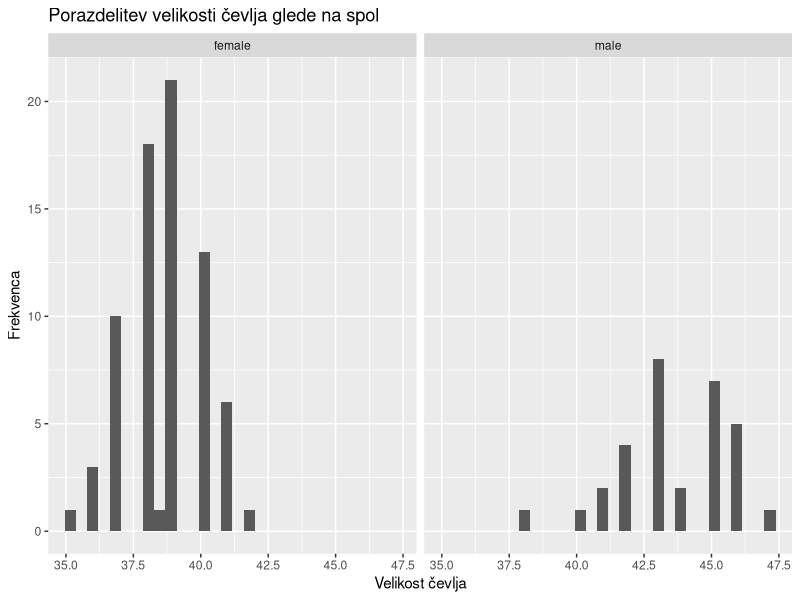
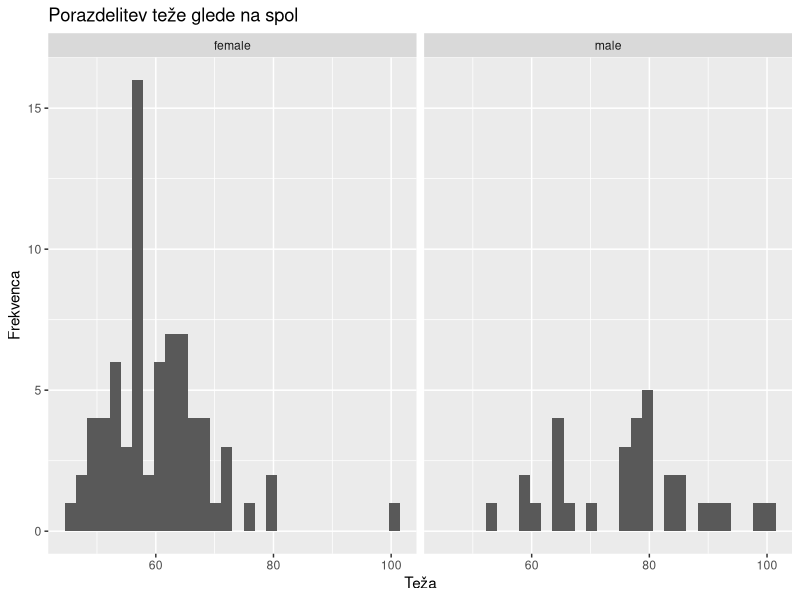
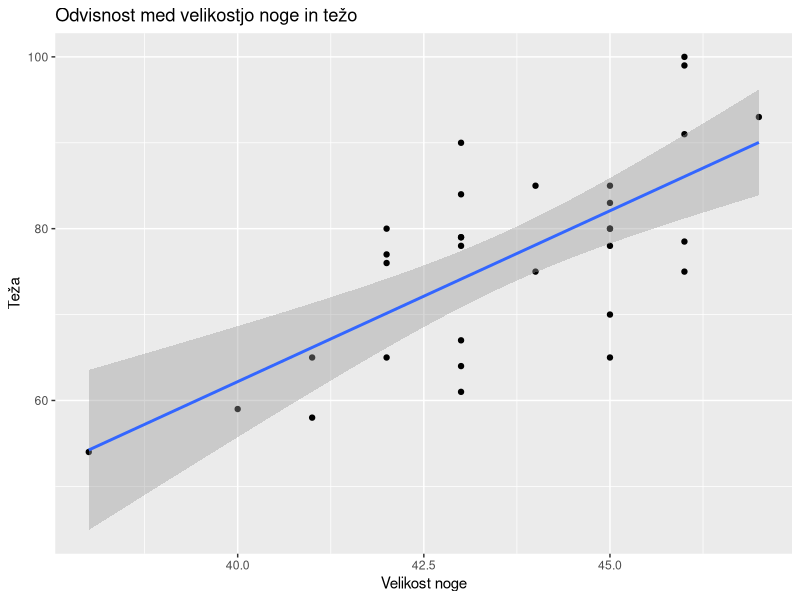
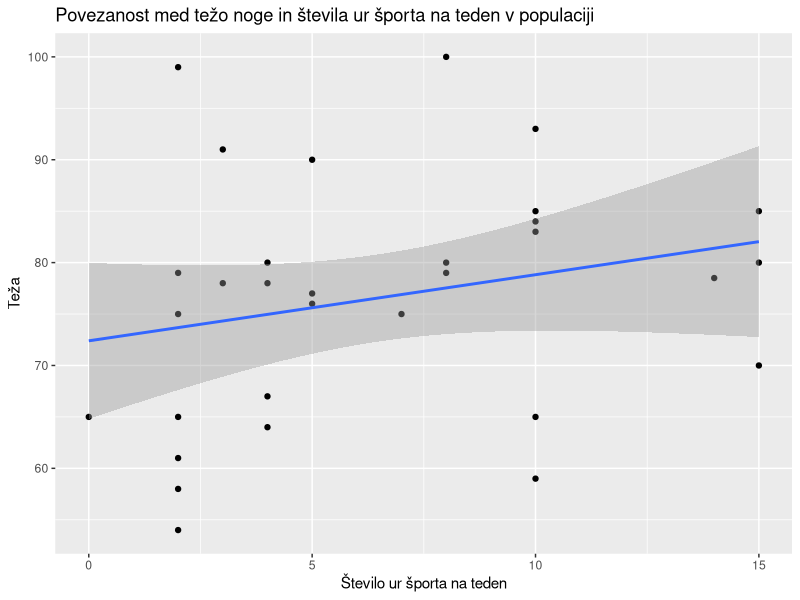
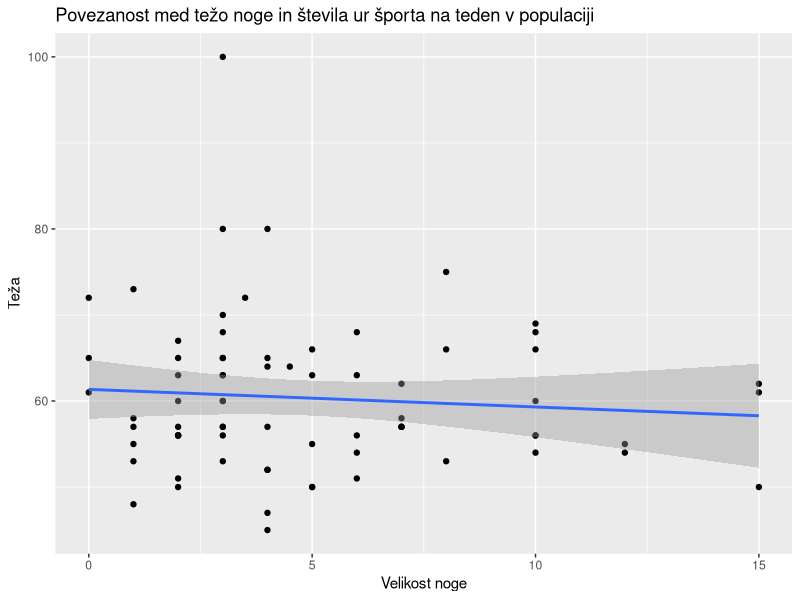

The R source for these figures, in order:
## ---- chunk 1
# setwd("kvizi/03")
## ---- chunk 2
#| output: false
library(tidyverse)
library(ggplot2)
## ---- chunk 3
data <- read.delim("data.txt")
x <- 8 # prezadnja števka
z <- 2 # zadnja števka
data[unique(c(seq(x, nrow(data), 10), seq(z, nrow(data), 10))), ] %>%
  as.data.frame() -> my.data

nrow(my.data)
## ---- chunk 4
names(my.data) <- names(my.data) |> 
  gsub(pattern = "\\.+", replacement = "_") |> 
  gsub(pattern = "_$", replacement = "")

names(my.data)
## ---- chunk 5
#| code-fold: true
#| code-summary: podatki
df <- select(my.data, Sex, Shoe_size) |>
  filter(Sex %in% c("male", "female"))

df |> summarise(
  n = n(),
  povprecje = mean(Shoe_size),
  "std. odklon" = sd(Shoe_size),
  .by = Sex
)
## ---- chunk 6
#| code-fold: true
#| code-summary: test korelacije
sz_M <- my.data[my.data$Sex == "male", "Shoe_size"]
sz_F <- my.data[my.data$Sex == "female", "Shoe_size"]
t.test(sz_M, sz_F, sig.level = 0.01, alternative = "two.sided")
## ---- chunk 7
#| code-fold: true
#| code-summary: graf
ggplot(df, aes(x = Shoe_size)) +
  geom_histogram() +
  facet_wrap(~ Sex, ncol = 2) +
  labs(
    x = "Velikost čevlja",
    y = "Frekvenca",
    title = "Porazdelitev velikosti čevlja glede na spol"
  )

df2 <- select(my.data, Sex, Weight) |>
  filter(Sex %in% c("male", "female"))

ggplot(df2, aes(x = Weight)) +
  geom_histogram() +
  facet_wrap(~ Sex, ncol = 2) +
  labs(
    x = "Teža",
    y = "Frekvenca",
    title = "Porazdelitev teže glede na spol"
  )
## ---- chunk 8
#| code-fold: true
#| code-summary: test korelacije
w_M <- filter(my.data, Sex == "male") |>
  select(Weight) |>
  unlist() |>
  setNames(NULL)

cor.test(
  x = sz_M, 
  y = w_M,
  method = "pearson",
  alternative = "two.sided"
)
## ---- chunk 9
#| code-fold: true
#| code-summary: graf
ggplot(
  data.frame(
    "ShoeSize" = sz_M, 
    "Weight" = w_M
  ), 
  aes(x = ShoeSize, y = Weight)
  ) +
  geom_point() +
  geom_smooth(method = "lm") +
  labs(
    title = "Odvisnost med velikostjo noge in težo",
    x = "Velikost noge",
    y = "Teža"
  )
## ---- chunk 10
df3 <- select(my.data, Weight, Sport_hours_per_week, Sex)
## ---- chunk 11
#| code-fold: true
#| code-summary: test korelacije za študente
cor.test(
  x = {
    filter(df3, Sex == "male") |> select(Sport_hours_per_week) |> unlist()
  },
  y = {
    filter(df3, Sex == "male") |> select(Weight) |> unlist()
  },
  method = "spearman",
  alternative = "two.sided"
)
## ---- chunk 12
#| code-fold: true
#| code-summary: graf monotone korelacije med študenti
ggplot(
  data.frame(
    "w" = { filter(df3, Sex == "male") |> select(Weight) |> unlist() },
    "spw" = { filter(df3, Sex == "male") |> select(Sport_hours_per_week) |> unlist() }
  ),
  aes(x = spw, y = w)
) +
  geom_point() +
  geom_smooth(method = "lm") +
  labs(
    title = "Povezanost med težo noge in števila ur športa na teden v populaciji",
    x = "Število ur športa na teden",
    y = "Teža"
  )
## ---- chunk 13
#| code-fold: true
#| code-summary: test korelacije za študentke
cor.test(
  x = {
    filter(df3, Sex == "female") |> select(Sport_hours_per_week) |> unlist()
  },
  y = {
    filter(df3, Sex == "female") |> select(Weight) |> unlist()
  },
  method = "spearman",
  alternative = "two.sided"
)
## ---- chunk 14
#| code-fold: true
#| code-summary: graf monotone korelacije med študentkami
ggplot(
  data.frame(
    "w" = { filter(df3, Sex == "female") |> select(Weight) |> unlist() },
    "spw" = { filter(df3, Sex == "female") |> select(Sport_hours_per_week) |> unlist() }
  ),
  aes(x = spw, y = w)
  ) +
  geom_point() +
  geom_smooth(method = "lm") +
  labs(
    title = "Povezanost med težo noge in števila ur športa na teden v populaciji",
    x = "Velikost noge",
    y = "Teža"
  )
## ---- chunk 15
studenti <- filter(my.data, Sex == "male") |> select(Pet)

pets <- studenti |>
  separate_wider_delim(
    delim = ", ",
    cols = Pet,
    names = c("a", "b", "c"),
    too_few = "align_start"
  ) |>
  map_df(str_to_lower)

# funkcija vrne število vrstic s `pet`
pet_count <- \(pet) {
  if (!is.character(pet)) {
    message("pet must be a character vector.")
    return(0)
  }
  pets |>
    unlist() |>
    grep(pattern = pet) |>
    length()
}

pet_types <- c("dog", "cat", "fish", "other")
pets_freq <- sapply(pet_types, pet_count)
pets_freq

chisq.test(x = pets_freq, p = c(0.41, 0.33, 0.10, 0.16), rescale.p = T)
